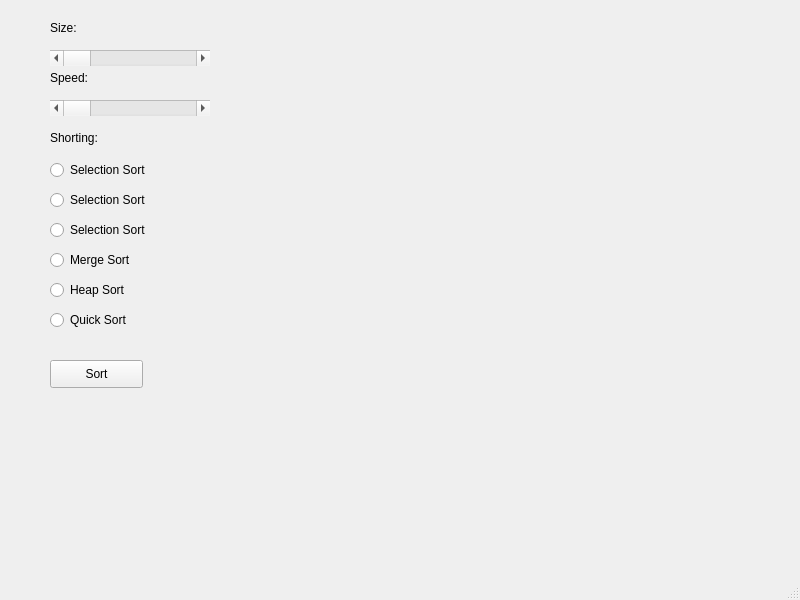
<?xml version="1.0" encoding="UTF-8"?>
<ui version="4.0">
 <class>MainWindow</class>
 <widget class="QMainWindow" name="MainWindow">
  <property name="geometry">
   <rect>
    <x>0</x>
    <y>0</y>
    <width>800</width>
    <height>600</height>
   </rect>
  </property>
  <property name="windowTitle">
   <string>MainWindow</string>
  </property>
  <widget class="QWidget" name="centralwidget">
   <widget class="QScrollBar" name="horizontalScrollBar">
    <property name="geometry">
     <rect>
      <x>50</x>
      <y>50</y>
      <width>160</width>
      <height>16</height>
     </rect>
    </property>
    <property name="orientation">
     <enum>Qt::Horizontal</enum>
    </property>
   </widget>
   <widget class="QScrollBar" name="horizontalScrollBar_2">
    <property name="geometry">
     <rect>
      <x>50</x>
      <y>100</y>
      <width>160</width>
      <height>16</height>
     </rect>
    </property>
    <property name="orientation">
     <enum>Qt::Horizontal</enum>
    </property>
   </widget>
   <widget class="QLabel" name="label">
    <property name="geometry">
     <rect>
      <x>50</x>
      <y>20</y>
      <width>55</width>
      <height>16</height>
     </rect>
    </property>
    <property name="text">
     <string>Size:</string>
    </property>
   </widget>
   <widget class="QLabel" name="label_2">
    <property name="geometry">
     <rect>
      <x>50</x>
      <y>70</y>
      <width>55</width>
      <height>16</height>
     </rect>
    </property>
    <property name="text">
     <string>Speed:</string>
    </property>
   </widget>
   <widget class="QLabel" name="label_3">
    <property name="geometry">
     <rect>
      <x>50</x>
      <y>130</y>
      <width>55</width>
      <height>16</height>
     </rect>
    </property>
    <property name="text">
     <string>Shorting:</string>
    </property>
   </widget>
   <widget class="QRadioButton" name="radioButton">
    <property name="geometry">
     <rect>
      <x>50</x>
      <y>160</y>
      <width>95</width>
      <height>20</height>
     </rect>
    </property>
    <property name="text">
     <string>Selection Sort</string>
    </property>
   </widget>
   <widget class="QRadioButton" name="radioButton_2">
    <property name="geometry">
     <rect>
      <x>50</x>
      <y>190</y>
      <width>95</width>
      <height>20</height>
     </rect>
    </property>
    <property name="text">
     <string>Selection Sort</string>
    </property>
   </widget>
   <widget class="QRadioButton" name="radioButton_3">
    <property name="geometry">
     <rect>
      <x>50</x>
      <y>220</y>
      <width>95</width>
      <height>20</height>
     </rect>
    </property>
    <property name="text">
     <string>Selection Sort</string>
    </property>
   </widget>
   <widget class="QRadioButton" name="radioButton_4">
    <property name="geometry">
     <rect>
      <x>50</x>
      <y>250</y>
      <width>95</width>
      <height>20</height>
     </rect>
    </property>
    <property name="text">
     <string>Merge Sort</string>
    </property>
   </widget>
   <widget class="QRadioButton" name="radioButton_5">
    <property name="geometry">
     <rect>
      <x>50</x>
      <y>280</y>
      <width>95</width>
      <height>20</height>
     </rect>
    </property>
    <property name="text">
     <string>Heap Sort</string>
    </property>
   </widget>
   <widget class="QRadioButton" name="radioButton_6">
    <property name="geometry">
     <rect>
      <x>50</x>
      <y>310</y>
      <width>95</width>
      <height>20</height>
     </rect>
    </property>
    <property name="text">
     <string>Quick Sort</string>
    </property>
   </widget>
   <widget class="QPushButton" name="pushButton">
    <property name="geometry">
     <rect>
      <x>50</x>
      <y>360</y>
      <width>93</width>
      <height>28</height>
     </rect>
    </property>
    <property name="text">
     <string>Sort</string>
    </property>
   </widget>
  </widget>
  <widget class="QMenuBar" name="menubar">
   <property name="geometry">
    <rect>
     <x>0</x>
     <y>0</y>
     <width>800</width>
     <height>26</height>
    </rect>
   </property>
  </widget>
  <widget class="QStatusBar" name="statusbar"/>
 </widget>
 <resources/>
 <connections/>
</ui>
